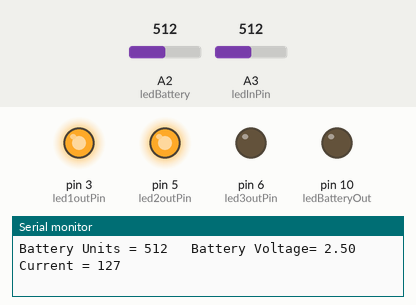
Bench run of a sketch on a simulated Arduino Uno, built with avr-gcc and run on an emulated ATmega328P. Shown: output pins drawn as LEDs (lit = HIGH), the last lines printed to the serial monitor. The inputs (shaded band) are chosen by the test bench; at power-on: A3 (ledInPin) = 512, A2 (ledBattery) = 512.

Above: at 1.8 s.
1.9 s: A3 (ledInPin) set to 352
3.4 s: A3 (ledInPin) set to 334
At 4.5 s:
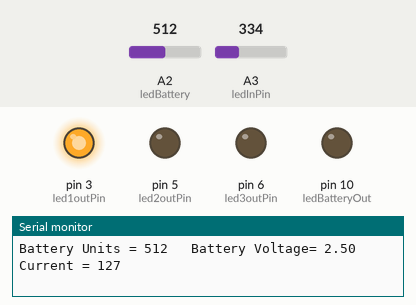
5.7 s: A2 (ledBattery) set to 172
7.5 s: A2 (ledBattery) set to 140
At 9.1 s:
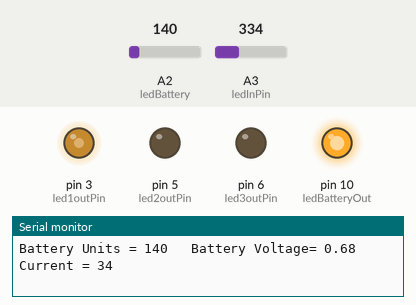
9.9 s: A3 (ledInPin) set to 351
At 11.7 s:
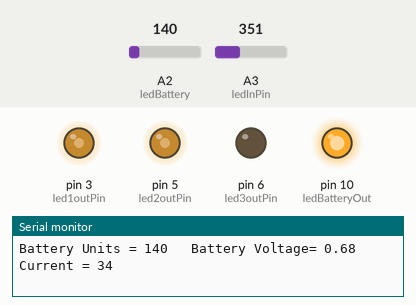
12.0 s: A3 (ledInPin) set to 667
13.8 s: A3 (ledInPin) set to 693
At 15.1 s:
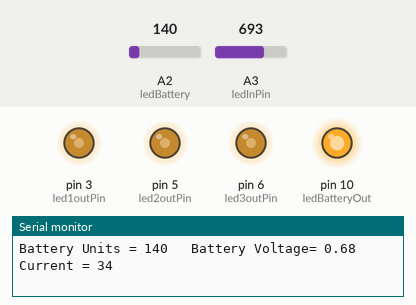
Timing chart, 0 to 16.8 s (numbered marks = the images above; inputs shaded):
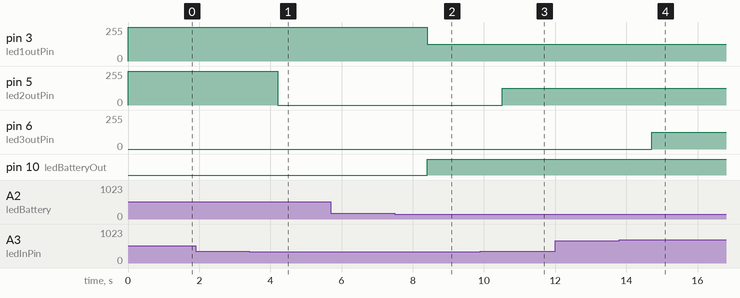

The sketch:

radiation.ino
```cpp
// declare constants and variables
const int ledBattery = A2;
const int ledBatteryOut = 10;

int batteryValue = 100;
int batteryOut = 0;

const int ledInPin = A3;
const int led1outPin = 3;

int led1value = 0;
int led1out = 0;


const int ledIn2Pin = A3;
const int led2outPin = 5;

int led2value = 0;
int led2out = 0;

const int ledIn3Pin = A3;
const int led3outPin = 6;

int led3value = 0;
int led3out = 0;


void setup() {
  // initialize serial communications at 9600 bps:
  Serial.begin(9600);
  // diclare pin mode
  pinMode(led3outPin, OUTPUT);
  pinMode(led2outPin, OUTPUT);
  pinMode(led1outPin, OUTPUT);
  pinMode(ledBatteryOut, OUTPUT);
  attachInterrupt(10, indicator , RISING);

}

void loop() {
  led1out = 254;
  // default interrupt setting
  digitalWrite(ledBatteryOut, LOW);
  // power saver when battery is lower than 0.75V or 154 units
  // read the analog in value:
  led1value = analogRead(ledInPin);
  // read battery value
  batteryValue = analogRead(ledBattery);

  // map it to the range of the analog out:
  batteryOut = map(batteryValue, 0, 1023, 0, 255);


  // led1out = map(led1value, 0, 1023, 0, 255);
  // power indicator intensity if battery is 15% or lower
   if (batteryValue <= 154 ) {
    digitalWrite(ledBatteryOut, HIGH);
     led1out = 127;
   }
  /*}else{
    led1out = 254; //check
    analogWrite(ledBatteryOut, 0);
  } */


  // change the analog out value:
  if (led1value < 341 && led1value > 0){
    analogWrite(led1outPin, led1out);
    analogWrite(led2outPin, 0);
    analogWrite(led3outPin, 0);

  } else if (led1value >= 341 && led1value < 682){
    analogWrite(led1outPin, led1out);
    analogWrite(led2outPin, led1out);
    analogWrite(led3outPin, 0);
  } else if (led1value >= 682){
    analogWrite(led1outPin, led1out);
    analogWrite(led2outPin, led1out);
    analogWrite(led3outPin, led1out);
  }else{
    analogWrite(led1outPin, 0);
    analogWrite(led2outPin, 0);
    analogWrite(led3outPin, 0);
  }

  // print the results to the serial monitor:
  float voltageSensor = led1value * (5.0 / 1024.0);
  float voltageBattery = batteryValue * (5.0 / 1024.0);
  // print sensor
  Serial.print("sensor Units= ");
  Serial.print(led1value);
  Serial.print("\t sensor Voltage= ");
  Serial.print(voltageSensor);
  Serial.print("\t output = ");
  Serial.println(led1out);
 // print battery
  Serial.print("Battery Units = ");
  Serial.print(batteryValue);
  Serial.print("\t Battery Voltage= ");
  Serial.print(voltageBattery);
  Serial.print("\t Current = ");
  Serial.println(batteryOut);

  delay(1000);
}

void indicator(){
    led1out = 127;
    analogWrite(ledBatteryOut, 127);
}
```

Measured:
- the behaviour switches between 341 and 340 on A3 (ledInPin) (found by bisection; images 0 and 1)
- the behaviour switches between 155 and 154 on A2 (ledBattery) (found by bisection; images 1 and 2)
- the behaviour switches between 681 and 682 on A3 (ledInPin) (found by bisection; images 3 and 4)
- after the input at 3.4 s, pin 5 (led2outPin): 254/255 → 0/255 after 0.81 s
- after the input at 7.5 s, pin 3 (led1outPin): 254/255 → 127/255 after 0.91 s; pin 10 (ledBatteryOut): LOW → HIGH after 0.91 s
- after the input at 9.9 s, pin 5 (led2outPin): 0/255 → 127/255 after 0.61 s
- after the input at 13.8 s, pin 6 (led3outPin): 0/255 → 127/255 after 0.91 s
